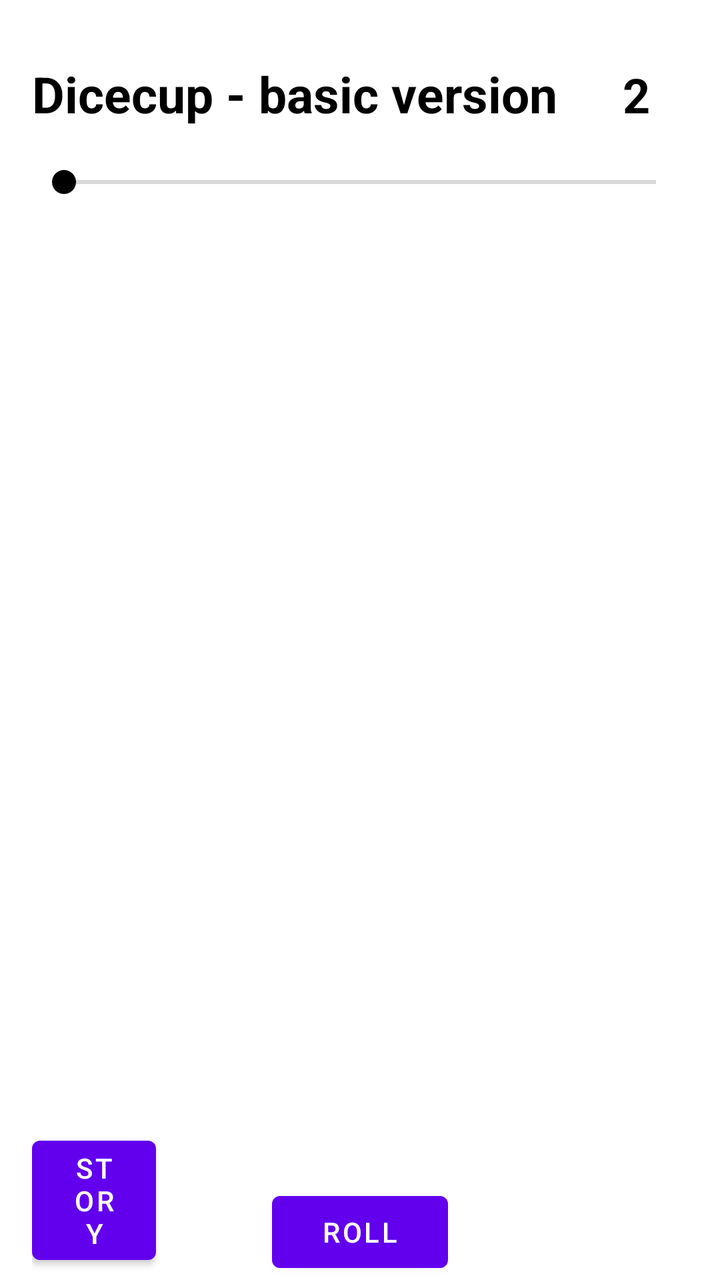
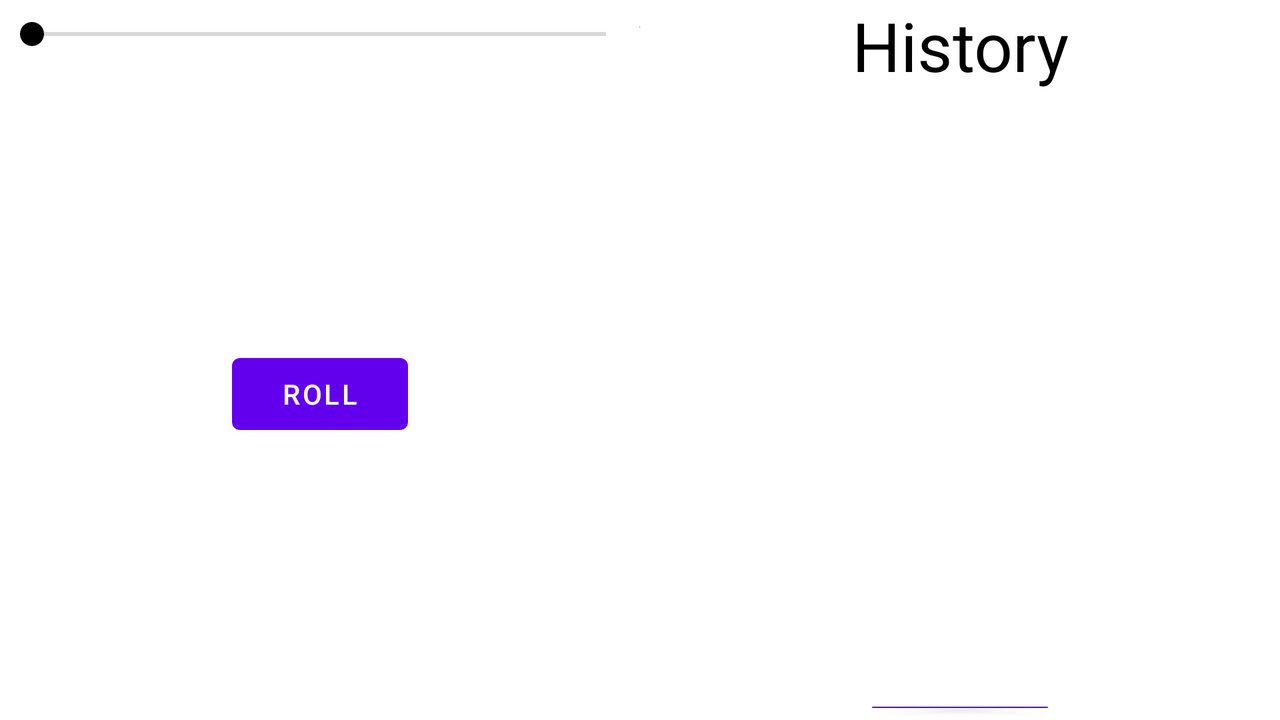

First picture: res/layout/ on a phone held upright. Second picture: the repository's own variant of that layout, on a device whose configuration matches the variant's folder. Source for both follows.
<!-- AndroidManifest.xml: application theme Theme.Dicecup2 -->
<!-- res/layout/activity_dice.xml -->
<?xml version="1.0" encoding="utf-8"?>
<RelativeLayout xmlns:android="http://schemas.android.com/apk/res/android"
    xmlns:app="http://schemas.android.com/apk/res-auto"
    xmlns:tools="http://schemas.android.com/tools"
    android:layout_width="match_parent"
    android:layout_height="match_parent"
    android:background="@color/babyPink"
    android:paddingLeft="16dp"
    android:paddingRight="16dp"
    tools:context=".dice.DiceActivity">

    <LinearLayout
        android:id="@+id/layout1"
        android:layout_width="391dp"
        android:layout_height="88dp"
        android:layout_alignParentTop="true"
        android:layout_marginTop="30dp"
        android:background="@color/babyPink"
        android:orientation="vertical">

        <LinearLayout
            android:layout_width="match_parent"
            android:layout_height="wrap_content"
            android:orientation="horizontal">

            <TextView
                android:id="@+id/tvHeader"
                android:layout_width="wrap_content"
                android:layout_height="wrap_content"
                android:text="Dicecup - basic version"
                android:textColor="@color/black"
                android:textSize="25dp"
                android:textStyle="bold" />

            <TextView
                android:id="@+id/tvHeader3"
                android:layout_width="96dp"
                android:layout_height="34dp"
                android:layout_weight="1"
                android:text=" "
                android:textSize="24sp"
                android:textStyle="bold" />

            <TextView
                android:id="@+id/tvDiceCount"
                android:layout_width="96dp"
                android:layout_height="34dp"
                android:layout_weight="1"
                android:text="2"
                android:textColor="@color/black"
                android:textSize="24sp"
                android:textStyle="bold" />

        </LinearLayout>

        <SeekBar
            android:id="@+id/seekBarDiceAmount"
            android:layout_width="match_parent"
            android:layout_height="match_parent"
            android:max="9"
            android:min="1"
            android:thumbTint="@color/magenta"
            android:progressTint="@color/magenta" />
    </LinearLayout>

    <Button
        android:id="@+id/btnStory"
        android:layout_width="wrap_content"
        android:layout_height="wrap_content"
        android:layout_alignParentBottom="true"
        android:layout_marginEnd="58dp"
        android:layout_marginBottom="4dp"
        android:layout_toStartOf="@+id/btnRoll"
        android:text="Story" />

    <Button
        android:id="@+id/btnRoll"
        android:layout_width="wrap_content"
        android:layout_height="wrap_content"
        android:layout_alignParentBottom="true"
        android:layout_centerHorizontal="true"
        android:text="Roll" />


    <LinearLayout
        android:id="@+id/layoutDices"
        android:layout_width="382dp"
        android:layout_height="646dp"
        android:layout_below="@+id/layout1"
        android:layout_marginTop="20dp"
        android:background="@color/magenta"
        android:orientation="vertical">

        <FrameLayout
            android:id="@+id/diceFragment"
            android:layout_width="match_parent"
            android:layout_height="match_parent">

        </FrameLayout>
        


    </LinearLayout>

</RelativeLayout>
<!-- resources referenced by this layout -->
<resources>
  <color name="black">#FF000000</color>
  <style name="Theme.Dicecup2" parent="Theme.MaterialComponents.DayNight.DarkActionBar">
          
          <item name="colorPrimary">@color/purple_500</item>
          <item name="colorPrimaryVariant">@color/purple_700</item>
          <item name="colorOnPrimary">@color/white</item>
          
          <item name="colorSecondary">@color/teal_200</item>
          <item name="colorSecondaryVariant">@color/teal_700</item>
          <item name="colorOnSecondary">@color/black</item>
          
          <item name="android:statusBarColor" tools:targetApi="l">?attr/colorPrimaryVariant</item>
          
      </style>
  <color name="purple_500">#FF6200EE</color>
  <color name="purple_700">#FF3700B3</color>
  <color name="white">#FFFFFFFF</color>
  <color name="teal_200">#FF03DAC5</color>
  <color name="teal_700">#FF018786</color>
</resources>
<!-- res/layout-land/activity_dice.xml (the repository's variant of the layout above) -->
<!-- drawn on the phone turned sideways -->
<?xml version="1.0" encoding="utf-8"?>
<LinearLayout xmlns:android="http://schemas.android.com/apk/res/android"
    xmlns:app="http://schemas.android.com/apk/res-auto"
    xmlns:tools="http://schemas.android.com/tools"
    android:layout_width="match_parent"
    android:layout_height="wrap_content"
    android:background="@color/white"
    tools:context=".dice.DiceActivity">

    <RelativeLayout
        android:id="@+id/linearLayout3"
        android:layout_width="0dp"
        android:layout_height="match_parent"
        android:layout_weight="1"
        android:orientation="horizontal"
        app:layout_constraintBottom_toBottomOf="parent"
        app:layout_constraintEnd_toStartOf="@+id/linearLayout"
        app:layout_constraintStart_toStartOf="parent"
        app:layout_constraintTop_toTopOf="parent">

        <LinearLayout
            android:layout_width="fill_parent"
            android:layout_height="match_parent"
            android:orientation="vertical">

            <LinearLayout
                android:id="@+id/layout1"
                android:layout_width="fill_parent"
                android:layout_height="wrap_content"
                android:layout_alignParentTop="true"
                android:background="@color/babyPink"
                android:orientation="vertical">

                <LinearLayout
                    android:layout_width="match_parent"
                    android:layout_height="wrap_content"
                    android:orientation="horizontal">

                    <SeekBar
                        android:id="@+id/seekBarDiceAmount"
                        android:layout_width="319dp"
                        android:layout_height="match_parent"
                        android:max="9"
                        android:min="1"
                        android:thumbTint="@color/magenta"
                        android:progressTint="@color/magenta" />

                    <TextView
                        android:id="@+id/tvDiceCount"
                        android:layout_width="96dp"
                        android:layout_height="34dp"
                        android:layout_weight="1"
                        android:text="2"
                        android:textColor="@color/black"
                        android:textSize="24sp"
                        android:textStyle="bold" />
                </LinearLayout>

            </LinearLayout>

            <LinearLayout
                android:id="@+id/layoutDices"
                android:layout_width="match_parent"
                android:layout_height="367dp"
                android:layout_below="@+id/layout1"
                android:layout_weight="1"
                android:background="@color/babyPink"
                android:gravity="center"
                android:orientation="vertical">

                <LinearLayout
                    android:id="@+id/diceRow1"
                    android:layout_width="wrap_content"
                    android:layout_height="wrap_content"
                    android:background="@color/magenta">

                    <FrameLayout
                        android:id="@+id/diceFragment"
                        android:layout_width="match_parent"
                        android:layout_height="match_parent">

                    </FrameLayout>

                </LinearLayout>

                            <Button
                                android:id="@+id/btnRoll"
                                android:layout_width="wrap_content"
                                android:layout_height="wrap_content"
                                android:layout_alignParentBottom="true"
                                android:layout_centerHorizontal="true"
                                android:text="Roll" />

                        </LinearLayout>

                    </LinearLayout>
                </RelativeLayout>

                <RelativeLayout
                    android:id="@+id/linearLayout"
                    android:layout_width="0dp"
                    android:layout_height="match_parent"
                    android:layout_weight="1"
                    android:orientation="horizontal"
                    app:layout_constraintBottom_toBottomOf="parent"
                    app:layout_constraintEnd_toEndOf="parent"
                    app:layout_constraintStart_toEndOf="@+id/linearLayout3"
                    app:layout_constraintTop_toTopOf="parent">

                    <LinearLayout
                        android:layout_width="fill_parent"
                        android:layout_height="fill_parent"
                        android:background="@color/babyPink"
                        android:orientation="vertical">

                        <TextView
                            android:id="@+id/textView"
                            android:layout_width="match_parent"
                            android:layout_height="wrap_content"
                            android:text="History"
                            android:textAlignment="center"
                            android:textColor="@color/black"
                            android:textSize="34sp" />

                        <LinearLayout
                            android:layout_width="match_parent"
                            android:layout_height="302dp"
                            android:orientation="vertical">

                            <ScrollView
                                android:layout_width="match_parent"
                                android:layout_height="200dp">

                                <LinearLayout
                                    android:id="@+id/historyview"
                                    android:layout_width="match_parent"
                                    android:layout_height="match_parent"
                                    android:orientation="vertical" />
                            </ScrollView>

                        </LinearLayout>

                        <Button
                            android:id="@+id/btn_clear"
                            android:layout_width="wrap_content"
                            android:layout_height="wrap_content"
                            android:layout_gravity="bottom|center"
                            android:text="Clear" />

                    </LinearLayout>

                </RelativeLayout>

            </LinearLayout>
<!-- resources referenced by the variant -->
<!-- as the phone turned sideways resolves them -->
<resources>
  <color name="black">#FF000000</color>
  <color name="white">#FFFFFFFF</color>
  <style name="Theme.Dicecup2" parent="Theme.MaterialComponents.DayNight.DarkActionBar">
          
          <item name="colorPrimary">@color/purple_500</item>
          <item name="colorPrimaryVariant">@color/purple_700</item>
          <item name="colorOnPrimary">@color/white</item>
          
          <item name="colorSecondary">@color/teal_200</item>
          <item name="colorSecondaryVariant">@color/teal_700</item>
          <item name="colorOnSecondary">@color/black</item>
          
          <item name="android:statusBarColor" tools:targetApi="l">?attr/colorPrimaryVariant</item>
          
      </style>
  <color name="purple_500">#FF6200EE</color>
  <color name="purple_700">#FF3700B3</color>
  <color name="teal_200">#FF03DAC5</color>
  <color name="teal_700">#FF018786</color>
</resources>
